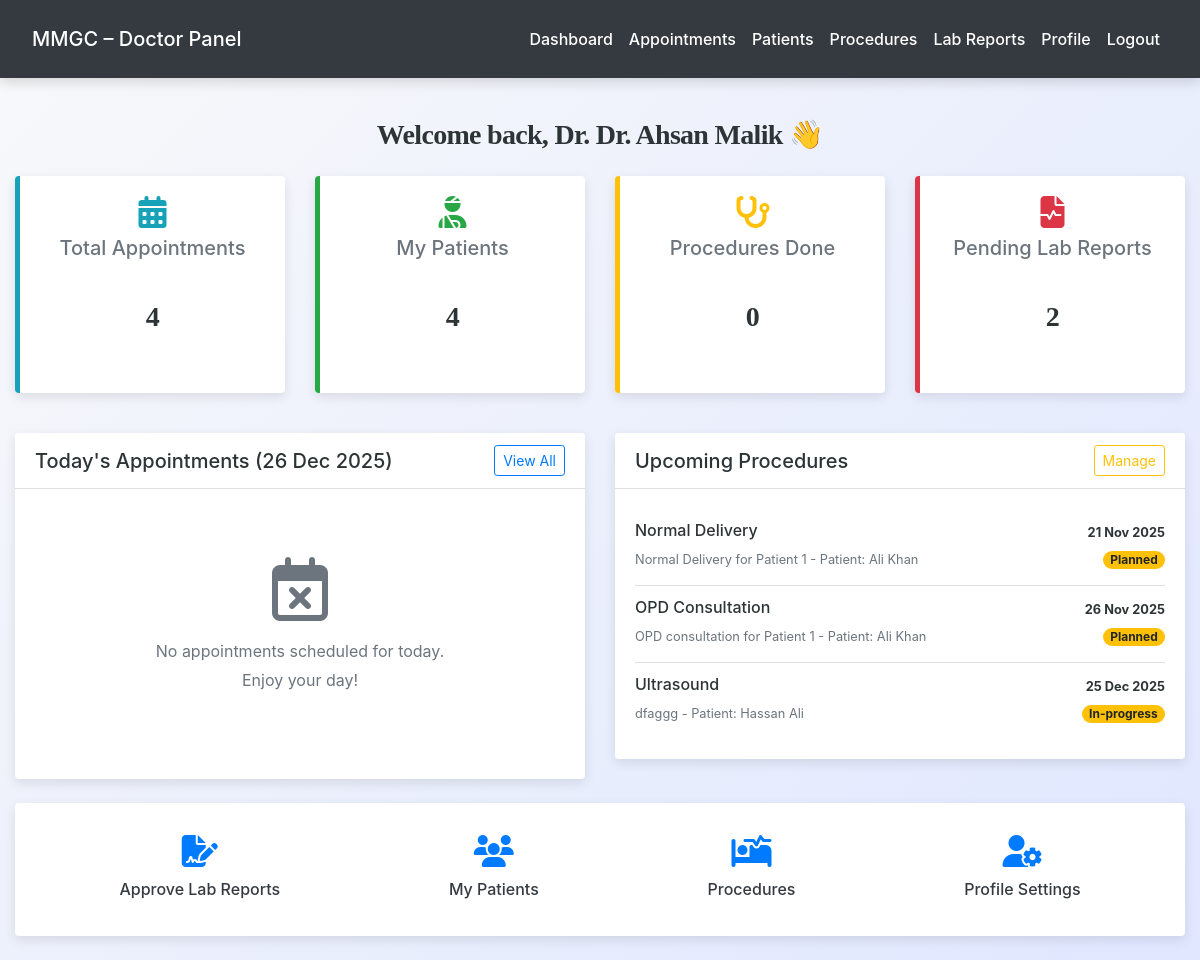
Screenshot of /doctor/doctor_dashboard.php (signed in) with the database file from the repository.
### tables this page shows
CREATE TABLE `doctors` (
  `id` int(11) NOT NULL,
  `full_name` varchar(150) NOT NULL,
  `email` varchar(150) DEFAULT NULL,
  `phone` varchar(50) DEFAULT NULL,
  `password` varchar(255) DEFAULT NULL,
  `specialization` varchar(150) DEFAULT NULL,
  `qualification` varchar(150) DEFAULT NULL,
  `experience_years` int(11) DEFAULT NULL,
  `consultation_fee` decimal(10,2) DEFAULT NULL,
  `profile_image` varchar(255) DEFAULT NULL,
  `bio` text DEFAULT NULL,
  `status` enum('active','inactive','on_leave') DEFAULT 'active',
  `created_at` timestamp NOT NULL DEFAULT current_timestamp()
);

CREATE TABLE `procedures` (
  `id` int(11) NOT NULL,
  `patient_id` int(11) NOT NULL,
  `procedure_type` enum('Normal Delivery','C-Section','Ultrasound','Gynaecology Treatment','Surgery','OPD Consultation','IPD Admission','Other') NOT NULL,
  `procedure_name` varchar(200) NOT NULL,
  `doctor_id` int(11) NOT NULL,
  `nurse_id` int(11) DEFAULT NULL,
  `procedure_date` date NOT NULL,
  `procedure_time` time DEFAULT NULL,
  `status` enum('planned','in-progress','completed','cancelled') DEFAULT 'planned',
  `treatment_notes` text DEFAULT NULL,
  `prescription` text DEFAULT NULL,
  `outcome` text DEFAULT NULL,
  `created_at` timestamp NOT NULL DEFAULT current_timestamp()
);

CREATE TABLE `patients` (
  `id` int(11) NOT NULL,
  `mr_number` varchar(20) NOT NULL,
  `name` varchar(100) NOT NULL,
  `email` varchar(100) DEFAULT NULL,
  `phone` varchar(15) NOT NULL,
  `password` varchar(255) DEFAULT NULL,
  `date_of_birth` date DEFAULT NULL,
  `gender` enum('male','female','other') DEFAULT NULL,
  `blood_group` varchar(5) DEFAULT NULL,
  `address` text DEFAULT NULL,
  `guardian_name` varchar(100) DEFAULT NULL,
  `guardian_phone` varchar(15) DEFAULT NULL,
  `registration_date` date DEFAULT curdate(),
  `status` enum('active','inactive') DEFAULT 'active',
  `created_at` timestamp NOT NULL DEFAULT current_timestamp()
);

### doctor/doctor_dashboard.php (the view, shortened to what this page needs)
<?php
require_once('../config.php');
$doctor_id = $_SESSION['doctor_id'];
$stmt = $conn->prepare("SELECT full_name FROM doctors WHERE id = ?");
$stmt->bind_param("i", $doctor_id);
$stmt->execute();
$doctor_result = $stmt->get_result();
$doctor_name = $doctor_result->fetch_assoc()['full_name'] ?? 'Doctor';
$total_appointments = $conn->query("SELECT COUNT(*) AS total FROM appointments WHERE doctor_id = $doctor_id")->fetch_assoc()['total'];
$total_patients = $conn->query("SELECT COUNT(DISTINCT patient_id) AS total FROM appointments WHERE doctor_id = $doctor_id")->fetch_assoc()['total'];
$procedures_count = $conn->query("SELECT COUNT(*) AS total FROM procedures WHERE doctor_id = $doctor_id AND status = 'completed'")->fetch_assoc()['total'];
$pending_reports = $conn->query("SELECT COUNT(*) AS total
                                 FROM lab_reports lr
                                 JOIN lab_tests lt ON lt.id = lr.lab_test_id
                                 WHERE lt.doctor_id = $doctor_id AND lr.doctor_approved = 0")->fetch_assoc()['total'];
$today = date('Y-m-d');
$stmt_today = $conn->prepare("SELECT a.start_time, a.end_time, a.status, a.appointment_type,
                                     p.name AS patient_name, p.mr_number
                              FROM appointments a
                              JOIN patients p ON a.patient_id = p.id
                              WHERE a.doctor_id = ? AND a.appointment_date = ?
                              ORDER BY a.start_time ASC");
$stmt_today->bind_param("is", $doctor_id, $today);
$stmt_today->execute();
$today_appointments = $stmt_today->get_result();
$stmt_upcoming = $conn->prepare("SELECT pr.procedure_type, pr.procedure_name, pr.procedure_date, pr.status,
                                        p.name AS patient_name
                                 FROM procedures pr
                                 JOIN patients p ON pr.patient_id = p.id
                                 WHERE pr.doctor_id = ? AND pr.status != 'completed'
                                 ORDER BY pr.procedure_date ASC, pr.procedure_time ASC
                                 LIMIT 5");
$stmt_upcoming->bind_param("i", $doctor_id);
$stmt_upcoming->execute();
$upcoming_procedures = $stmt_upcoming->get_result();
?>
<!DOCTYPE html>
<html lang="en">
<head>
    <link rel="stylesheet" href="https://maxcdn.bootstrapcdn.com/bootstrap/4.5.2/css/bootstrap.min.css">
    <link rel="stylesheet" href="../css/style.css">
</head>
<body>
<?php include('navbar.php'); ?>
<div class="container-fluid mt-4">
    <h3 class="mb-4">Welcome back, Dr. <?php echo htmlspecialchars($doctor_name); ?> 👋</h3>
    <div class="row mb-4">
        <div class="col-md-3 mb-3">
            <div class="card text-center border-0 border-left-info">
                <div class="card-body">
                    <i class="fas fa-calendar-alt fa-2x mb-2 text-info"></i>
                    <h5 class="text-muted">Total Appointments</h5>
                    <h3><?php echo $total_appointments; ?></h3>
                </div>
            </div>
        </div>
        <div class="col-md-3 mb-3">
            <div class="card text-center border-0 border-left-success">
                <div class="card-body">
                    <i class="fas fa-user-injured fa-2x mb-2 text-success"></i>
                    <h5 class="text-muted">My Patients</h5>
                    <h3><?php echo $total_patients; ?></h3>
                </div>
            </div>
        </div>
        <div class="col-md-3 mb-3">
            <div class="card text-center border-0 border-left-warning">
                <div class="card-body">
                    <i class="fas fa-stethoscope fa-2x mb-2 text-warning"></i>
                    <h5 class="text-muted">Procedures Done</h5>
                    <h3><?php echo $procedures_count; ?></h3>
                </div>
            </div>
        </div>
        <div class="col-md-3 mb-3">
            <div class="card text-center border-0 border-left-danger">
                <div class="card-body">
                    <i class="fas fa-file-medical-alt fa-2x mb-2 text-danger"></i>
                    <h5 class="text-muted">Pending Lab Reports</h5>
                    <h3><?php echo $pending_reports; ?></h3>
                </div>
            </div>
        </div>
    </div>
    <div class="row">
        <div class="col-md-6 mb-4">
            <div class="card">
                <div class="card-header bg-white d-flex justify-content-between align-items-center">
                    <h5 class="mb-0">Today's Appointments (<?php echo date('d M Y'); ?>)</h5>
                    <a href="appointments.php" class="btn btn-sm btn-outline-primary">View All</a>
                </div>
                <div class="card-body">
                    <?php if ($today_appointments->num_rows > 0): ?>
                        <div class="table-responsive">
                            <table class="table table-hover table-sm">
                                <thead class="thead-light">
                                    <tr>
                                        <th>Patient</th>
                                        <th>MR No.</th>
                                        <th>Time</th>
                                        <th>Status</th>
                                    </tr>
                                </thead>
                                <tbody>
                                    <?php while ($app = $today_appointments->fetch_assoc()): ?>
                                    <tr>
                                        <td><strong><?php echo htmlspecialchars($app['patient_name']); ?></strong></td>
                                        <td><?php echo htmlspecialchars($app['mr_number']); ?></td>
                                        <td><?php echo date('h:i A', strtotime($app['start_time'])); ?> - <?php echo date('h:i A', strtotime($app['end_time'])); ?></td>
                                        <td>
                                            <span class="badge badge-pill badge-<?php
                                                echo $app['status'] == 'confirmed' ? 'success' :
                                                    ($app['status'] == 'completed' ? 'info' : 'secondary');
                                            ?>">
                                                <?php echo ucfirst(str_replace('-', ' ', $app['status'])); ?>
                                            </span>
                                        </td>
                                    </tr>
                                    <?php endwhile; ?>
                                </tbody>
                            </table>
                        </div>
                    <?php else: ?>
                        <div class="text-center py-5">
                            <i class="far fa-calendar-times fa-4x text-muted mb-3"></i>
                            <p class="text-muted">No appointments scheduled for today.<br>Enjoy your day!</p>
                        </div>
                    <?php endif; ?>
                </div>
            </div>
        </div>
        <div class="col-md-6 mb-4">
            <div class="card">
                <div class="card-header bg-white d-flex justify-content-between align-items-center">
                    <h5 class="mb-0">Upcoming Procedures</h5>
                    <a href="view_procedures.php" class="btn btn-sm btn-outline-warning">Manage</a>
                </div>
                <div class="card-body">
                    <?php if ($upcoming_procedures->num_rows > 0): ?>
                        <ul class="list-group list-group-flush">
                            <?php while ($proc = $upcoming_procedures->fetch_assoc()): ?>
                                <li class="list-group-item d-flex justify-content-between align-items-center px-0">
                                    <div>
                                        <h6 class="mb-1"><?php echo htmlspecialchars($proc['procedure_type']); ?></h6>
                                        <small class="text-muted">
                                            <?php echo htmlspecialchars($proc['procedure_name']); ?> -
                                            Patient: <?php echo htmlspecialchars($proc['patient_name']); ?>
                                        </small>
                                    </div>
                                    <div class="text-right">
                                        <small class="d-block font-weight-bold">
                                            <?php echo date('d M Y', strtotime($proc['procedure_date'])); ?>
                                        </small>
                                        <span class="badge badge-pill badge-warning">
                                            <?php echo ucfirst($proc['status']); ?>
                                        </span>
                                    </div>
                                </li>
                            <?php endwhile; ?>
                        </ul>
                    <?php endif; ?>
                </div>
            </div>
        </div>
    </div>
    <div class="row">
        <div class="col-12">
            <div class="card mb-4">
                <div class="card-body d-flex flex-wrap justify-content-around text-center py-4">
                    <a href="view_lab_reports_doctor.php" class="text-decoration-none text-dark mx-4 my-2">
                        <i class="fas fa-file-signature fa-2x mb-2 text-primary"></i><br>
                        <span>Approve Lab Reports</span>
                    </a>
                    <a href="patients.php" class="text-decoration-none text-dark mx-4 my-2">
                        <i class="fas fa-users fa-2x mb-2 text-primary"></i><br>
                        <span>My Patients</span>
                    </a>
                    <a href="view_procedures.php" class="text-decoration-none text-dark mx-4 my-2">
                        <i class="fas fa-procedures fa-2x mb-2 text-primary"></i><br>
                        <span>Procedures</span>
                    </a>
                    <a href="profile.php" class="text-decoration-none text-dark mx-4 my-2">
                        <i class="fas fa-user-cog fa-2x mb-2 text-primary"></i><br>
                        <span>Profile Settings</span>
                    </a>
                </div>
            </div>
        </div>
    </div>
</div>
</body>
</html>

### css/style.css (style rules this page uses)
:root { --primary: #007bff; --secondary: #6c757d; --success: #28a745; --info: #17a2b8; --warning: #ffc107; --danger: #dc3545; --light: #f8f9fa; --dark: #2d3436; --accent: #ff6f61; --highlight: #6f42c1; --shadow: rgba(0, 0, 0, 0.15); --transition: all 0.3s ease-in-out; }
body { font-family: 'Inter', 'Segoe UI', Tahoma, Geneva, Verdana, sans-serif; background: linear-gradient(135deg, var(--light) 0%, #e0e7ff 100%); color: var(--dark); line-height: 1.8; margin: 0; padding: 0; min-height: 100vh; font-size: 16px; }
h1, h2, h3, h4 { text-align: center; margin: 2.5rem 0; font-family: 'Georgia', 'Times New Roman', serif; color: var(--dark); font-weight: 700; letter-spacing: -0.025em; }
h3 { font-size: 1.75rem; }
a { color: var(--primary); text-decoration: none; font-weight: 500; transition: var(--transition); }

### doctor/doctor_dashboard.php (style rules this page uses)
.card { box-shadow: 0 4px 12px rgba(0,0,0,0.1); border: none; }
.border-left-info { border-left: 5px solid #17a2b8 !important; }
.border-left-success { border-left: 5px solid #28a745 !important; }
.border-left-warning { border-left: 5px solid #ffc107 !important; }
.border-left-danger { border-left: 5px solid #dc3545 !important; }

### rows the page displays
doctors: full_name "Dr. Ahsan Malik"
procedures: procedure_type "Normal Delivery", procedure_name "Normal Delivery for Patient 1", patient.name "Ali Khan", procedure_date "21 Nov 2025", status "Planned"
procedures: procedure_type "OPD Consultation", procedure_name "OPD consultation for Patient 1", patient.name "Ali Khan", procedure_date "26 Nov 2025", status "Planned"
procedures: procedure_type "Ultrasound", procedure_name "dfaggg", patient.name "Hassan Ali", procedure_date "25 Dec 2025", status "In-progress"

### other values shown
$total_appointments "4"
$total_patients "4"
$procedures_count "0"
$pending_reports "2"
